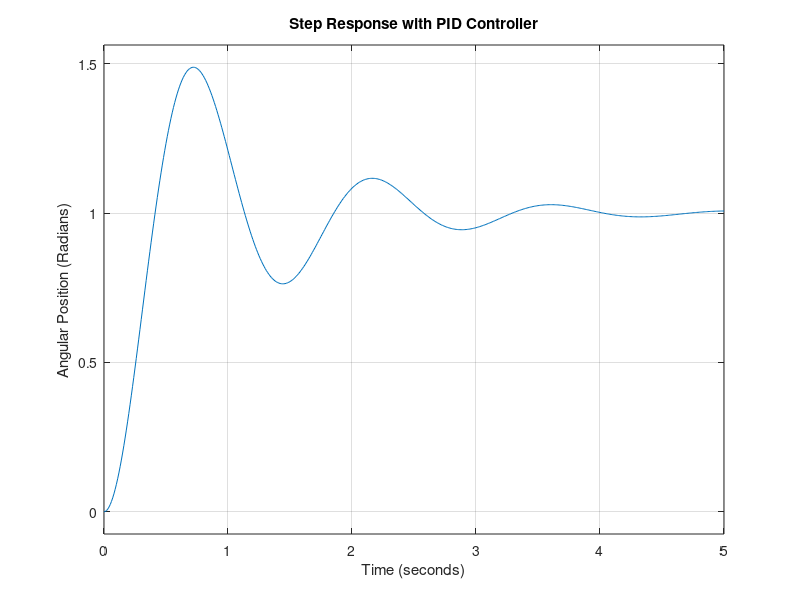

This figure's MATLAB source: (Note: this script raises an error after producing the figure.)
% DC Motor Position Control PID Analysis
% This script models a DC motor and applies a PID controller for position control.

%% 1. Motor Physical Parameters
% (Typical values for a small DC motor)
J = 0.01;   % Moment of inertia of the rotor (kg.m^2)
b = 0.1;    % Motor viscous friction constant (N.m.s)
K = 0.01;   % Electromotive force constant / Motor torque constant (V/rad/s or N.m/A)
R = 1.0;    % Electric resistance (Ohm)
L = 0.5;    % Electric inductance (H)

%% 2. Transfer Function Derivation
% The transfer function from input voltage (V) to output angular position (theta)
s = tf('s');
P_motor = K / (s * ((J*s + b)*(L*s + R) + K^2));

disp('Open-Loop Transfer Function (Voltage to Position):');
P_motor

%% 3. PID Controller Design
% Tune these parameters to achieve desired rise time, overshoot, and settling time.
Kp = 100;   % Proportional gain
Ki = 1;     % Integral gain
Kd = 10;    % Derivative gain

C = pid(Kp, Ki, Kd);

%% 4. Closed-Loop System
% Create the closed-loop system with negative feedback
sys_cl = feedback(C * P_motor, 1);

disp('Closed-Loop Transfer Function:');
sys_cl

%% 5. System Response Analysis
figure('Name', 'DC Motor PID Control Analysis', 'NumberTitle', 'off');

% Plot Step Response
step(sys_cl, 0:0.01:5);
title('Step Response with PID Controller');
xlabel('Time (seconds)');
ylabel('Angular Position (Radians)');
grid on;

% Display Step Response Characteristics
step_info = stepinfo(sys_cl);
disp('Step Response Characteristics:');
disp(step_info);
